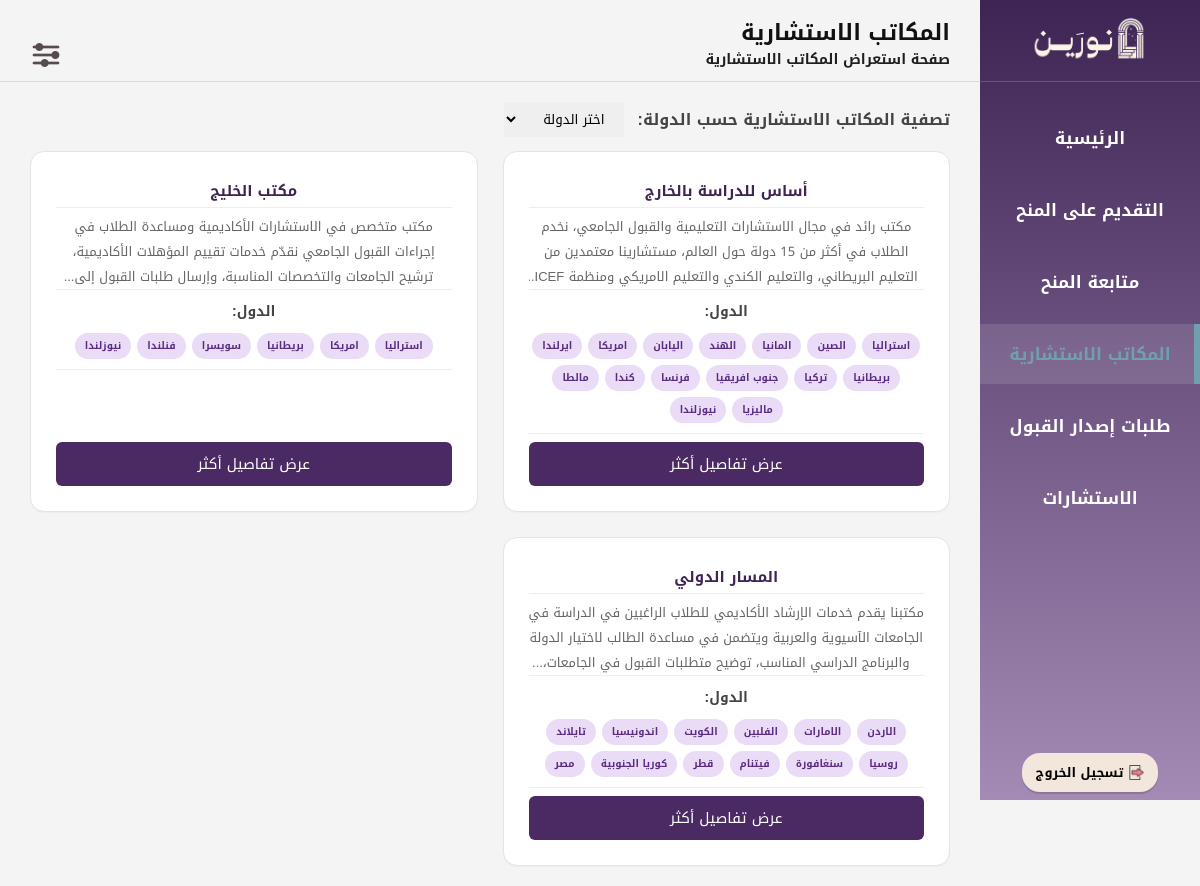
The app's page /Ben013_ConsultingOffices.php with its own data.
### tables this page shows
CREATE TABLE `consulting_office` (
  `office_id` int(11) NOT NULL,
  `ccr_number` varchar(255) NOT NULL,
  `email` varchar(255) NOT NULL,
  `office_name` varchar(255) NOT NULL,
  `office_description` text NOT NULL,
  `Bachelor_fee` int(11) NOT NULL,
  `Masters_fee` int(11) NOT NULL,
  `Phd_fee` int(11) NOT NULL,
  `password` varchar(255) NOT NULL,
  `phone` varchar(255) NOT NULL,
  `approval_status` enum('بانتظار المراجعة','معتمد','مرفوض') NOT NULL DEFAULT 'بانتظار المراجعة',
  `account_status` int(11) NOT NULL DEFAULT 0
);

### Ben013_ConsultingOffices.php (the view, shortened to what this page needs)
<?php
$conn = new mysqli("localhost", "root", "", "noreen");
if ($conn->connect_error) { die("فشل الاتصال بقاعدة البيانات");} $conn->set_charset("utf8mb4");
if (isset($_GET['country'])) {
    $selectedCountry = $_GET['country'];}
    else { $selectedCountry = "";}
if (!empty($selectedCountry)) {
    $sql = "
        SELECT
            co.office_id,
            co.office_name,
            co.office_description,
            co.Bachelor_fee,
            co.Masters_fee,
            co.Phd_fee,
            GROUP_CONCAT(DISTINCT oc.con_name ORDER BY oc.con_name SEPARATOR '||') AS countries
        FROM consulting_office co
        LEFT JOIN office_country oc ON co.office_id = oc.office_id
        WHERE co.office_id IN (
            SELECT office_id
            FROM office_country
            WHERE con_name = ?
        )
        GROUP BY
            co.office_id,
            co.office_name,
            co.office_description,
            co.Bachelor_fee,
            co.Masters_fee,
            co.Phd_fee
    ";
    $stmt = $conn->prepare($sql);
    $stmt->bind_param("s", $selectedCountry);}
    else { $sql = "
        SELECT
            co.office_id,
            co.office_name,
            co.office_description,
            co.Bachelor_fee,
            co.Masters_fee,
            co.Phd_fee,
            GROUP_CONCAT(DISTINCT oc.con_name ORDER BY oc.con_name SEPARATOR '||') AS countries
        FROM consulting_office co
        LEFT JOIN office_country oc ON co.office_id = oc.office_id
        GROUP BY
            co.office_id,
            co.office_name,
            co.office_description,
            co.Bachelor_fee,
            co.Masters_fee,
            co.Phd_fee
    ";
$stmt = $conn->prepare($sql);}
$stmt->execute();
$result = $stmt->get_result();
$offices = [];
while ($row = $result->fetch_assoc()) { $offices[] = $row;}
?>
<!DOCTYPE html>
<html lang="ar" dir="rtl">
<head>
<link rel="stylesheet" href="CSS01Layout.css?v=3">
</head>
<body>
<div class="layout">
<aside class="sidebar">
<div class="sidebar-top">
<div class="sidebar-logo">
<img src="شعار نورين.png" alt="نورين">
</div>
<ul class="sidebar-menu">
<li><a href="Ben00_MainPage.php">الرئيسية</a></li>
<li><a href="Ben04_BrowseScholarships.php">التقديم على المنح</a></li>
<li><a href="Ben09_TrackScholarship.php">متابعة المنح</a></li>
<li><a href="Ben10_Consultants.php" class="active">المكاتب الاستشارية</a></li>
<li><a href="Ben16_AdmissionList.php">طلبات إصدار القبول</a></li>
<li><a href="#">الاستشارات</a></li>
</ul>
</div>
<div class="sidebar-bottom">
<form action="logout.php" method="post">
<button type="submit" class="logout-btn">
<img src="ايقونة تسجيل الخروج.png" class="logout-icon">
<b>تسجيل الخروج</b>
</button>
</form>
</div>
</aside>
<div class="main-content">
<header class="header">
<div class="page-heading">
<div class="page-title">المكاتب الاستشارية</div>
<div class="page-description">صفحة استعراض المكاتب الاستشارية</div>
</div>
<div class="header-icons">
<div class="settings-dropdown">
<img src="ايقونة قائمة الاعدادات.png" class="menu-icon">
</div>
</div>
</header>
<div class="page">  <div class="frow">
<div class="flbl">تصفية المكاتب الاستشارية حسب الدولة:</div>
<form class="fform" method="get">
<select id="country" name="country" class="fsel" onchange="this.form.submit()">
<option value="">اختر الدولة</option>
</select>
</form>
</div>
<?php if (!empty($offices)) { ?>
<div class="cgrid">
<?php foreach ($offices as $office) { ?>
<?php
$countries = [];
if (!empty($office['countries']))
{$countries = explode("||", $office['countries']);}
?>
<div class="ccard">  <div class="cttl"><?php echo $office['office_name']; ?>  </div>
<div class="cdesc">  <?php echo $office['office_description']; ?>   </div>
<div class="sttl">الدول:</div>
<div class="cbox">
<?php if (!empty($countries)) { ?>
<?php foreach ($countries as $country) { ?>
<div class="ctag">
<?php echo  ($country); ?>
</div>
<?php } ?>
<?php } else { ?>
<div class="ctag">لا توجد دول</div>
<?php } ?>
</div>
<button type="button" class="btnmore" onclick="window.location.href=
'Ben14_OfficeDetails.php?id=<?php echo $office['office_id']; ?>'"> عرض تفاصيل أكثر </button>
</div>
<?php } ?>
</div>
<?php } else { ?> <div class="nores"> لا توجد مكاتب استشارية مطابقة للدول المختارة. </div> <?php } ?>
</div>
</div>
</div>
</body> </html>

### CSS01Layout.css (style rules this page uses)
* { margin:0; padding:0; box-sizing:border-box; font-family:"Noto Kufi Arabic",sans-serif; text-decoration:none; }
body { background:#F4F4F4; direction:rtl; }
.layout { display:flex; min-height:100vh; }
.sidebar { width:220px; height:100vh; position:fixed; top:0; right:0; background:linear-gradient(to bottom,#3E2454,#A48BB5); color:#FFFFFF; display:flex; flex-direction:column; justify-content:space-between; z-index:1000; }
.sidebar-top { width:100%; }
.sidebar-logo { height:82px; display:flex; align-items:center; justify-content:center; border-bottom:1px solid rgba(255,255,255,0.18); }
.sidebar-logo img { width:120px; height:auto; object-fit:contain; }
.sidebar-menu { list-style:none; margin-top:26px; }
.sidebar-menu li { margin-bottom:12px; }
.sidebar-menu a { color:#FFFFFF; font-size:17px; font-weight:600; display:block; padding:14px 22px; text-align:center; transition:.25s; position:relative; }
.sidebar-menu a.active { color:#70A0AF; background:rgba(255,255,255,0.12); }
.sidebar-menu a.active::after { content:""; position:absolute; right:0; top:0; width:6px; height:100%; background:#70A0AF; }
.sidebar-bottom { padding:0 10px 8px; display:flex; justify-content:center; }
.logout-btn { background:#F3E6DD; border:none; border-radius:18px; padding:7px 14px; font-size:13px; cursor:pointer; display:flex; align-items:center; gap:6px; box-shadow:0 2px 1px rgba(0,0,0,0.15); transition:transform .3s, box-shadow .3s; }
.logout-icon { width:15px; height:15px; object-fit:contain; }
.main-content { margin-right:220px; width:calc(100% - 220px); min-height:100vh; display:flex; flex-direction:column; }
.header { min-height:82px; position:sticky; top:0; z-index:900; border-bottom:1px solid #d9d9d9; background:#F4F4F4; display:flex; flex-direction:row; align-items:flex-end; justify-content:space-between; padding:10px 30px; }
.page-heading { display:flex; flex-direction:column; align-items:flex-start; justify-content:center; text-align:right; }
.page-title { font-size:22px; font-weight:700; color:#111111; line-height:1.4; }
.page-description { font-size:14px; font-weight:600; color:#1f1f1f; line-height:1.6; }
.header-icons { display:flex; align-items:center; }
.settings-dropdown { position:relative; display:inline-block; }
.settings-dropdown::after { content:""; position:absolute; top:100%; left:0; width:100%; height:10px; }
.menu-icon { width:32px; height:32px; cursor:pointer; display:block; object-fit:contain; }
.page { padding:30px; }

### Ben013_ConsultingOffices.php (style rules this page uses)
.page { padding:20px 30px; font-family:"Noto Kufi Arabic", sans-serif; }
.frow { display:flex; align-items:center; gap:14px; margin-bottom:14px; }
.flbl { font-size:16px; font-weight:600; color:#444; }
.fsel { padding: 4px 15px; border: 1px ; width: 120px; }
.cgrid { display:grid; grid-template-columns:repeat(2, minmax(0, 1fr)); gap:25px; }
.ccard { background:#fff; border:1px solid #e4e4e4; width:100%; border-radius:14px; padding:25px;box-shadow:0 1px 1px rgba(127, 127, 127, 0.05); display:flex; flex-direction:column; gap:8px; box-sizing:border-box; }
.cttl { font-size:15px; font-weight:700; color:#3E2454; text-align:center; padding-bottom:2px; border-bottom:1px solid #eee; margin-bottom:-6px; }
.cdesc { font-size:13px; color:#666; text-align:center; border-bottom:1px solid #eee; margin-top:4px; display:-webkit-box; -webkit-box-orient:vertical; -webkit-line-clamp:3; overflow:hidden; text-overflow:ellipsis; min-height:25px; }
.sttl { font-size:14px; font-weight:700; color:#444; text-align:center; }
.cbox { display:flex; flex-wrap:wrap; justify-content:center; gap:6px; padding-bottom:10px; border-bottom:1px solid #eee; }
.ctag { background:#eadcf6; color:#5a2d82; padding:6px 10px; border-radius:16px; font-size:10px; font-weight:600; line-height:1.4; }
.btnmore { margin-top:auto; width:100%; height:44px; border:none; border-radius:6px; background:#4b2a63; color:#fff; font-family:"Noto Kufi Arabic", sans-serif; font-size:15px;cursor:pointer; }

### records on screen
consulting_office: office_name "أساس للدراسة بالخارج", office_description "مكتب رائد في مجال الاستشارات التعليمية والقبول الجامعي، نخدم الطلاب في أكثر من 15 دولة حول العالم، مستشارينا معتمدين من التعليم البريطاني، والتعليم الكندي والتعليم الامريكي ومنظمة…", country "استراليا", country "الصين", country "المانيا", country "الهند", country "اليابان", country "امريكا", country "ايرلندا", country "بريطانيا", country "تركيا", country "جنوب افريقيا", country "فرنسا", country "كندا", country "مالطا", country "ماليزيا", country "نيوزلندا"
consulting_office: office_name "مكتب الخليج", office_description "مكتب متخصص في الاستشارات الأكاديمية ومساعدة الطلاب في إجراءات القبول الجامعي نقدّم خدمات تقييم المؤهلات الأكاديمية، ترشيح الجامعات والتخصصات المناسبة، وإرسال طلبات القبول…", country "استراليا", country "امريكا", country "بريطانيا", country "سويسرا", country "فنلندا", country "نيوزلندا"
consulting_office: office_name "المسار الدولي", office_description "مكتبنا يقدم خدمات الإرشاد الأكاديمي للطلاب الراغبين في الدراسة في الجامعات الآسيوية والعربية ويتضمن في مساعدة الطالب لاختيار الدولة والبرنامج الدراسي المناسب، توضيح متطلبات القبول في…", country "الاردن", country "الامارات", country "الفلبين", country "الكويت", country "اندونيسيا", country "تايلاند", country "روسيا", country "سنغافورة", country "فيتنام", country "قطر", country "كوريا الجنوبية", country "مصر"
